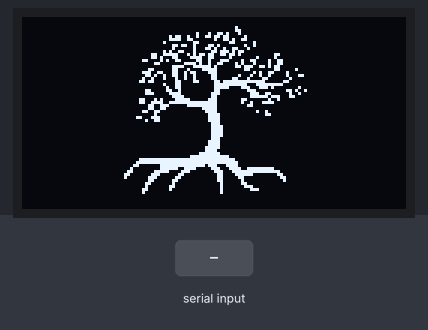
A sketch run on a simulated Particle Photon. Shown: 128×64 one-colour display. The test bench sets the inputs (shaded band). The display library's start-up logo is not drawn; random numbers use the default seed unless the sketch sets one; what the sketch prints to the serial monitor is not drawn.

Above: at 6.2 s.
6.3 s: "1\n" received over the second serial link
At 7.6 s:
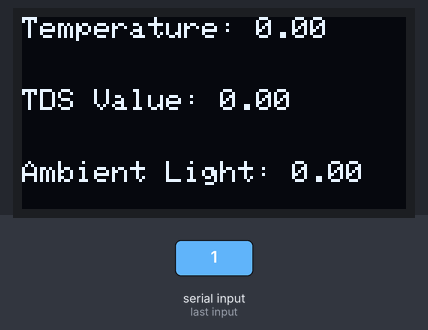
At 8.8 s:
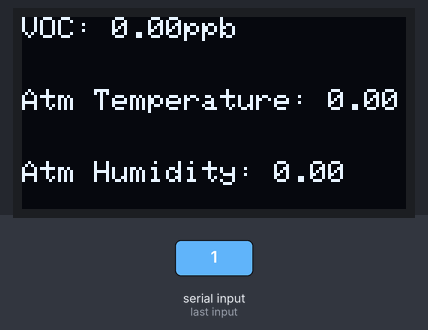
9.3 s: "0\n" received over the second serial link
12.1 s: "2\n" received over the second serial link
Timing chart, 0 to 15.1 s (numbered marks = the images above; inputs shaded):
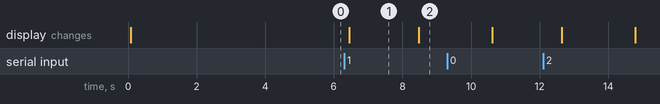

Measured:
- after the input at 6.3 s, the display: changes after 0.15 s (image 1)
- what the display in image 1 shows lasts 2.1 s, from 6.4 s to 8.5 s

The sketch:

Receiver.ino
```cpp
#include <ArduinoJson.h>
#include "Adafruit_GFX.h"
#include "Adafruit_SSD1306.h"

#define OLED_RESET D4
Adafruit_SSD1306 display(OLED_RESET);

#define NUMFLAKES 10
#define XPOS 0
#define YPOS 1
#define DELTAY 2

int Randum(int maxRand) {
    return rand() % maxRand;
}

#define LOGO16_GLCD_HEIGHT 16
#define LOGO16_GLCD_WIDTH  16

const unsigned char epd_bitmap_mangrove [] PROGMEM = {
	0x00, 0x00, 0x00, 0x00, 0x00, 0x00, 0x00, 0x00, 0x00, 0x00, 0x00, 0x00, 0x00, 0x00, 0x00, 0x00,
	0x00, 0x00, 0x00, 0x00, 0x00, 0x00, 0x00, 0x00, 0x00, 0x00, 0x00, 0x00, 0x00, 0x00, 0x00, 0x00,
	0x00, 0x00, 0x00, 0x00, 0x00, 0x00, 0x00, 0x00, 0x00, 0x00, 0x00, 0x00, 0x00, 0x00, 0x00, 0x00,
	0x00, 0x00, 0x00, 0x00, 0x00, 0x00, 0x00, 0x00, 0x01, 0x00, 0x00, 0x00, 0x00, 0x00, 0x00, 0x00,
	0x00, 0x00, 0x00, 0x00, 0x00, 0x00, 0x00, 0x00, 0x01, 0x80, 0x00, 0x00, 0x00, 0x00, 0x00, 0x00,
	0x00, 0x00, 0x00, 0x00, 0x00, 0x00, 0x00, 0x22, 0x68, 0x80, 0x00, 0x00, 0x00, 0x00, 0x00, 0x00,
	0x00, 0x00, 0x00, 0x00, 0x00, 0x00, 0x59, 0x26, 0xd8, 0x20, 0x00, 0x00, 0x00, 0x00, 0x00, 0x00,
	0x00, 0x00, 0x00, 0x00, 0x00, 0x00, 0x79, 0x80, 0x9a, 0x60, 0x00, 0x00, 0x00, 0x00, 0x00, 0x00,
	0x00, 0x00, 0x00, 0x00, 0x00, 0x01, 0x00, 0x60, 0x06, 0x04, 0x00, 0x00, 0x00, 0x00, 0x00, 0x00,
	0x00, 0x00, 0x00, 0x00, 0x00, 0x00, 0x36, 0x43, 0x40, 0x24, 0x00, 0x00, 0x00, 0x00, 0x00, 0x00,
	0x00, 0x00, 0x00, 0x00, 0x00, 0x00, 0x20, 0x46, 0x93, 0x10, 0x00, 0x00, 0x00, 0x00, 0x00, 0x00,
	0x00, 0x00, 0x00, 0x00, 0x00, 0x01, 0x4c, 0x41, 0xba, 0xc0, 0x00, 0x00, 0x00, 0x00, 0x00, 0x00,
	0x00, 0x00, 0x00, 0x00, 0x00, 0x19, 0xf1, 0x5b, 0x36, 0x80, 0x0c, 0x00, 0x00, 0x00, 0x00, 0x00,
	0x00, 0x00, 0x00, 0x00, 0x00, 0x1a, 0x30, 0xf3, 0x04, 0x02, 0x08, 0x00, 0x00, 0x00, 0x00, 0x00,
	0x00, 0x00, 0x00, 0x00, 0x00, 0xc2, 0x98, 0x32, 0x38, 0x4c, 0x26, 0x00, 0x00, 0x00, 0x00, 0x00,
	0x00, 0x00, 0x00, 0x00, 0x00, 0x0c, 0x03, 0xd2, 0x61, 0x44, 0x26, 0x00, 0x00, 0x00, 0x00, 0x00,
	0x00, 0x00, 0x00, 0x00, 0x00, 0x00, 0x3c, 0x7e, 0x81, 0xb9, 0xac, 0x00, 0x00, 0x00, 0x00, 0x00,
	0x00, 0x00, 0x00, 0x00, 0x00, 0x30, 0x31, 0x0f, 0x80, 0x30, 0x0c, 0x10, 0x00, 0x00, 0x00, 0x00,
	0x00, 0x00, 0x00, 0x00, 0x00, 0xe6, 0x32, 0xc3, 0x80, 0x05, 0x30, 0x80, 0x00, 0x00, 0x00, 0x00,
	0x00, 0x00, 0x00, 0x00, 0x00, 0x69, 0x32, 0x41, 0x80, 0x89, 0x20, 0x8c, 0x00, 0x00, 0x00, 0x00,
	0x00, 0x00, 0x00, 0x00, 0x00, 0x91, 0x12, 0x41, 0x83, 0x10, 0xc0, 0x40, 0x00, 0x00, 0x00, 0x00,
	0x00, 0x00, 0x00, 0x00, 0x01, 0xb0, 0x18, 0x60, 0xdf, 0xff, 0x81, 0x80, 0x00, 0x00, 0x00, 0x00,
	0x00, 0x00, 0x00, 0x00, 0x00, 0x01, 0x18, 0x00, 0xff, 0xe3, 0xfe, 0x00, 0x00, 0x00, 0x00, 0x00,
	0x00, 0x00, 0x00, 0x00, 0x00, 0x00, 0x98, 0x00, 0xf8, 0x71, 0xd0, 0x08, 0x00, 0x00, 0x00, 0x00,
	0x00, 0x00, 0x00, 0x00, 0x00, 0x60, 0xc8, 0x00, 0xc0, 0x1c, 0x00, 0xd2, 0x00, 0x00, 0x00, 0x00,
	0x00, 0x00, 0x00, 0x00, 0x00, 0x70, 0x78, 0x01, 0xc0, 0x0e, 0x60, 0x48, 0x00, 0x00, 0x00, 0x00,
	0x00, 0x00, 0x00, 0x00, 0x00, 0x00, 0x3c, 0x01, 0x80, 0x0f, 0xdc, 0x60, 0x00, 0x00, 0x00, 0x00,
	0x00, 0x00, 0x00, 0x00, 0x01, 0x8a, 0x1f, 0x03, 0x80, 0x60, 0x24, 0x00, 0x00, 0x00, 0x00, 0x00,
	0x00, 0x00, 0x00, 0x00, 0x01, 0x9e, 0x7f, 0xff, 0x80, 0x48, 0xf0, 0x00, 0x00, 0x00, 0x00, 0x00,
	0x00, 0x00, 0x00, 0x00, 0x00, 0x33, 0x81, 0xff, 0x80, 0x18, 0x00, 0x00, 0x00, 0x00, 0x00, 0x00,
	0x00, 0x00, 0x00, 0x00, 0x00, 0x33, 0x00, 0x0f, 0x80, 0x00, 0x00, 0x00, 0x00, 0x00, 0x00, 0x00,
	0x00, 0x00, 0x00, 0x00, 0x00, 0xcc, 0x00, 0x07, 0x80, 0x02, 0x40, 0x00, 0x00, 0x00, 0x00, 0x00,
	0x00, 0x00, 0x00, 0x00, 0x00, 0x08, 0x00, 0x03, 0xc0, 0x00, 0x60, 0x00, 0x00, 0x00, 0x00, 0x00,
	0x00, 0x00, 0x00, 0x00, 0x03, 0x1c, 0x00, 0x03, 0xc0, 0x00, 0x00, 0x00, 0x00, 0x00, 0x00, 0x00,
	0x00, 0x00, 0x00, 0x00, 0x00, 0x4c, 0x00, 0x03, 0xc0, 0x00, 0x00, 0x00, 0x00, 0x00, 0x00, 0x00,
	0x00, 0x00, 0x00, 0x00, 0x00, 0x00, 0x00, 0x01, 0xc0, 0x00, 0x00, 0x00, 0x00, 0x00, 0x00, 0x00,
	0x00, 0x00, 0x00, 0x00, 0x00, 0x00, 0x00, 0x01, 0xe0, 0x00, 0x00, 0x00, 0x00, 0x00, 0x00, 0x00,
	0x00, 0x00, 0x00, 0x00, 0x00, 0x00, 0x00, 0x01, 0xe0, 0x00, 0x00, 0x00, 0x00, 0x00, 0x00, 0x00,
	0x00, 0x00, 0x00, 0x00, 0x00, 0x00, 0x00, 0x01, 0xe0, 0x00, 0x00, 0x00, 0x00, 0x00, 0x00, 0x00,
	0x00, 0x00, 0x00, 0x00, 0x00, 0x00, 0x00, 0x01, 0xe0, 0x00, 0x00, 0x00, 0x00, 0x00, 0x00, 0x00,
	0x00, 0x00, 0x00, 0x00, 0x00, 0x00, 0x00, 0x01, 0xc0, 0x00, 0x00, 0x00, 0x00, 0x00, 0x00, 0x00,
	0x00, 0x00, 0x00, 0x00, 0x00, 0x00, 0x00, 0x03, 0xc0, 0x00, 0x00, 0x00, 0x00, 0x00, 0x00, 0x00,
	0x00, 0x00, 0x00, 0x00, 0x00, 0x00, 0x00, 0x03, 0xc0, 0x00, 0x00, 0x00, 0x00, 0x00, 0x00, 0x00,
	0x00, 0x00, 0x00, 0x00, 0x00, 0x00, 0x00, 0x07, 0xc0, 0x00, 0x00, 0x00, 0x00, 0x00, 0x00, 0x00,
	0x00, 0x00, 0x00, 0x00, 0x00, 0x00, 0x00, 0x07, 0x80, 0x00, 0x00, 0x00, 0x00, 0x00, 0x00, 0x00,
	0x00, 0x00, 0x00, 0x00, 0x00, 0x00, 0x00, 0x1f, 0xc0, 0x00, 0x00, 0x00, 0x00, 0x00, 0x00, 0x00,
	0x00, 0x00, 0x00, 0x00, 0x00, 0x00, 0x00, 0xff, 0xf8, 0x00, 0x00, 0x00, 0x00, 0x00, 0x00, 0x00,
	0x00, 0x00, 0x00, 0x00, 0x01, 0xff, 0xff, 0xff, 0xfe, 0x00, 0x00, 0x00, 0x00, 0x00, 0x00, 0x00,
	0x00, 0x00, 0x00, 0x00, 0x03, 0xff, 0xff, 0xff, 0xff, 0x00, 0x00, 0x00, 0x00, 0x00, 0x00, 0x00,
	0x00, 0x00, 0x00, 0x00, 0x06, 0x03, 0xff, 0xfb, 0x8f, 0x00, 0x00, 0x00, 0x00, 0x00, 0x00, 0x00,
	0x00, 0x00, 0x00, 0x00, 0x08, 0x03, 0xf3, 0xc1, 0xc7, 0x9f, 0xf0, 0x00, 0x00, 0x00, 0x00, 0x00,
	0x00, 0x00, 0x00, 0x00, 0x18, 0x0f, 0x87, 0x00, 0xe3, 0xff, 0xfc, 0x00, 0x00, 0x00, 0x00, 0x00,
	0x00, 0x00, 0x00, 0x00, 0x30, 0x1c, 0x0c, 0x00, 0x61, 0xf8, 0x06, 0x00, 0x00, 0x00, 0x00, 0x00,
	0x00, 0x00, 0x00, 0x00, 0x20, 0x38, 0x18, 0x00, 0x60, 0xc0, 0x03, 0x00, 0x00, 0x00, 0x00, 0x00,
	0x00, 0x00, 0x00, 0x00, 0x00, 0x30, 0x30, 0x00, 0x60, 0x40, 0x01, 0x00, 0x00, 0x00, 0x00, 0x00,
	0x00, 0x00, 0x00, 0x00, 0x00, 0x60, 0x20, 0x00, 0x20, 0x60, 0x00, 0x00, 0x00, 0x00, 0x00, 0x00,
	0x00, 0x00, 0x00, 0x00, 0x00, 0x40, 0x60, 0x00, 0x20, 0x38, 0x00, 0x00, 0x00, 0x00, 0x00, 0x00,
	0x00, 0x00, 0x00, 0x00, 0x00, 0xc0, 0x40, 0x00, 0x20, 0x0e, 0x00, 0x00, 0x00, 0x00, 0x00, 0x00,
	0x00, 0x00, 0x00, 0x00, 0x00, 0x80, 0x00, 0x00, 0x20, 0x00, 0x00, 0x00, 0x00, 0x00, 0x00, 0x00,
	0x00, 0x00, 0x00, 0x00, 0x00, 0x00, 0x00, 0x00, 0x00, 0x00, 0x00, 0x00, 0x00, 0x00, 0x00, 0x00,
	0x00, 0x00, 0x00, 0x00, 0x00, 0x00, 0x00, 0x00, 0x00, 0x00, 0x00, 0x00, 0x00, 0x00, 0x00, 0x00,
	0x00, 0x00, 0x00, 0x00, 0x00, 0x00, 0x00, 0x00, 0x00, 0x00, 0x00, 0x00, 0x00, 0x00, 0x00, 0x00,
	0x00, 0x00, 0x00, 0x00, 0x00, 0x00, 0x00, 0x00, 0x00, 0x00, 0x00, 0x00, 0x00, 0x00, 0x00, 0x00,
	0x00, 0x00, 0x00, 0x00, 0x00, 0x00, 0x00, 0x00, 0x00, 0x00, 0x00, 0x00, 0x00, 0x00, 0x00, 0x00
};

#if (SSD1306_LCDHEIGHT != 64)
#error("Height incorrect, please fix Adafruit_SSD1306.h!");
#endif

JsonDocument doc;

void setup() {
  // Initialize serial port
  Serial.begin(9600);
  Serial1.begin(9600);
  while (!Serial)
    continue;
  while (!Serial1)
    continue;
  display.begin(SSD1306_SWITCHCAPVCC, 0x3C);  // initialize with the I2C addr 0x3D (for the 128x64)
  // init done

  display.display(); // show splashscreen
  display.clearDisplay();
  display.drawBitmap(0, 0,  epd_bitmap_mangrove, 128, 64, 1);
  display.display();
  delay(5000);
  display.clearDisplay();   // clears the screen and buffer

}


void loop() {
    while (Serial1.available()) {
    String input = Serial1.readStringUntil('\n');
    Serial.println(input);
    DeserializationError error = deserializeJson(doc, input.c_str());

    delay(100);
    // Test if parsing succeeds
    if (error) {
        Serial.print(F("deserializeJson() failed: "));
        Serial.println(error.c_str());
        return;
    }

    float temperature = doc["temperature"].as<float>();
    float tds = doc["tds"].as<float>();
    float ambient_light = doc["ambient_light"].as<float>();
    float co2 = doc["co2"].as<float>();
    float voc = doc["voc"].as<float>();
    float atm_temperature = doc["atm_temperature"].as<float>();
    float atm_humidity = doc["atm_humidity"].as<float>();

    doc.clear();

    // Print the values
    Serial.println(temperature);
    Serial.println(tds);
    Serial.println(ambient_light);
    Serial.println(co2);
    Serial.println(voc);
    Serial.println(atm_temperature);
    Serial.println(atm_humidity);
    String data = String::format("{\"temperature\":%.2f,\"tds\":%.2f,\"ambient_light\":%.2f,\"co2\":%.2f,\"voc\":%.2f,\"atm_temperature\":%.2f,\"atm_humidity\":%.2f}", temperature, tds, ambient_light, co2, voc, atm_temperature, atm_humidity);

    /*Particle.publish("Temperature",String(temperature), PRIVATE);
    Particle.publish("TDS",String(tds), PRIVATE);
    Particle.publish("AmbientLight",String(ambient_light), PRIVATE);
    Particle.publish("CO2",String(co2), PRIVATE);
    Particle.publish("VOC",String(voc), PRIVATE);
    Particle.publish("ATM_Temperature",String(atm_temperature), PRIVATE);
    Particle.publish("ATM_humidity",String(atm_humidity), PRIVATE);*/

    Particle.publish("SensorData", data, PRIVATE);

    display.clearDisplay();
    display.setTextSize(1.5);
    display.setTextColor(WHITE);
    display.setCursor(0,0);
    display.print("Temperature: ");
    display.println(temperature,2);
    display.println("\n");
    display.print("TDS Value: ");
    display.println(tds,2);
    display.println("\n");
    display.print("Ambient Light: ");
    display.println(ambient_light,2);
    display.println("\n");
    display.print("CO2: ");
    display.print(co2,2);
    display.println("ppm");
    display.display();
    delay(2000);

    display.clearDisplay();
    display.setTextSize(1.5);
    display.setTextColor(WHITE);
    display.setCursor(0,0);
    display.print("VOC: ");
    display.print(voc,2);
    display.println("ppb");
    display.println("\n");
    display.print("Atm Temperature: ");
    display.println(atm_temperature,2);
    display.println("\n");
    display.print("Atm Humidity: ");
    display.println(atm_humidity,2);
    display.println("\n");
    display.display();
    delay(2000);
    }
}
```
